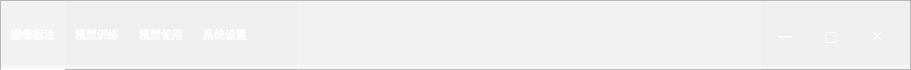
     <widget class="QFrame" name="banner">
      <property name="minimumSize">
       <size>
        <width>0</width>
        <height>70</height>
       </size>
      </property>
      <property name="maximumSize">
       <size>
        <width>16777215</width>
        <height>70</height>
       </size>
      </property>
      <property name="styleSheet">
       <string notr="true">QFrame#banner {
	background: qlineargradient(x1:0, y1:0, x2:1, y2:1, 
		stop:0 #667eea, stop:1 #764ba2);
}</string>
      </property>
      <property name="frameShape">
       <enum>QFrame::StyledPanel</enum>
      </property>
      <property name="frameShadow">
       <enum>QFrame::Raised</enum>
      </property>
      <layout class="QVBoxLayout" name="layout_banner" stretch="1,0">
       <property name="spacing">
        <number>0</number>
       </property>
       <property name="leftMargin">
        <number>0</number>
       </property>
       <property name="topMargin">
        <number>0</number>
       </property>
       <property name="rightMargin">
        <number>0</number>
       </property>
       <property name="bottomMargin">
        <number>0</number>
       </property>
       <item>
        <widget class="QFrame" name="frame_bannerTop">
         <property name="minimumSize">
          <size>
           <width>0</width>
           <height>70</height>
          </size>
         </property>
         <property name="maximumSize">
          <size>
           <width>16777215</width>
           <height>70</height>
          </size>
         </property>
         <property name="styleSheet">
          <string notr="true">background: transparent;</string>
         </property>
         <property name="frameShape">
          <enum>QFrame::NoFrame</enum>
         </property>
         <property name="frameShadow">
          <enum>QFrame::Raised</enum>
         </property>
         <layout class="QHBoxLayout" name="layout_bannerTop">
          <property name="spacing">
           <number>0</number>
          </property>
          <property name="leftMargin">
           <number>0</number>
          </property>
          <property name="topMargin">
           <number>0</number>
          </property>
          <property name="rightMargin">
           <number>0</number>
          </property>
          <property name="bottomMargin">
           <number>0</number>
          </property>
          <!-- 导航按钮组 -->
          <item>
           <widget class="QPushButton" name="btn_imageAnnotation">
            <property name="minimumSize">
             <size>
              <width>64</width>
              <height>70</height>
             </size>
            </property>
            <property name="maximumSize">
             <size>
              <width>64</width>
              <height>70</height>
             </size>
            </property>
            <property name="styleSheet">
             <string notr="true">QPushButton#btn_imageAnnotation {
	background: transparent;
	border: none;
	border-bottom: 3px solid transparent;
	color: white;
	font-size: 11px;
	font-weight: bold;
}
QPushButton#btn_imageAnnotation:hover {
	background-color: rgba(255, 255, 255, 0.1);
}
QPushButton#btn_imageAnnotation:checked {
	background-color: rgba(255, 255, 255, 0.2);
	border-bottom: 3px solid white;
}</string>
            </property>
            <property name="text">
             <string>图像标注</string>
            </property>
            <property name="icon">
             <iconset>
              <normaloff>labelme/resources/image.svg</normaloff>labelme/resources/image.svg</iconset>
            </property>
            <property name="iconSize">
             <size>
              <width>36</width>
              <height>36</height>
             </size>
            </property>
            <property name="checkable">
             <bool>true</bool>
            </property>
            <property name="checked">
             <bool>true</bool>
            </property>
           </widget>
          </item>
          <item>
           <widget class="QPushButton" name="btn_modelTraining">
            <property name="minimumSize">
             <size>
              <width>64</width>
              <height>70</height>
             </size>
            </property>
            <property name="maximumSize">
             <size>
              <width>64</width>
              <height>70</height>
             </size>
            </property>
            <property name="styleSheet">
             <string notr="true">QPushButton#btn_modelTraining {
	background: transparent;
	border: none;
	border-bottom: 3px solid transparent;
	color: white;
	font-size: 11px;
	font-weight: bold;
}
QPushButton#btn_modelTraining:hover {
	background-color: rgba(255, 255, 255, 0.1);
}
QPushButton#btn_modelTraining:checked {
	background-color: rgba(255, 255, 255, 0.2);
	border-bottom: 3px solid white;
}</string>
            </property>
            <property name="text">
             <string>模型训练</string>
            </property>
            <property name="icon">
             <iconset>
              <normaloff>labelme/resources/play.svg</normaloff>labelme/resources/play.svg</iconset>
            </property>
            <property name="iconSize">
             <size>
              <width>36</width>
              <height>36</height>
             </size>
            </property>
            <property name="checkable">
             <bool>true</bool>
            </property>
           </widget>
          </item>
          <item>
           <widget class="QPushButton" name="btn_modelUsage">
            <property name="minimumSize">
             <size>
              <width>64</width>
              <height>70</height>
             </size>
            </property>
            <property name="maximumSize">
             <size>
              <width>64</width>
              <height>70</height>
             </size>
            </property>
            <property name="styleSheet">
             <string notr="true">QPushButton#btn_modelUsage {
	background: transparent;
	border: none;
	border-bottom: 3px solid transparent;
	color: white;
	font-size: 11px;
	font-weight: bold;
}
QPushButton#btn_modelUsage:hover {
	background-color: rgba(255, 255, 255, 0.1);
}
QPushButton#btn_modelUsage:checked {
	background-color: rgba(255, 255, 255, 0.2);
	border-bottom: 3px solid white;
}</string>
            </property>
            <property name="text">
             <string>模型使用</string>
            </property>
            <property name="icon">
             <iconset>
              <normaloff>labelme/resources/download.svg</normaloff>labelme/resources/download.svg</iconset>
            </property>
            <property name="iconSize">
             <size>
              <width>36</width>
              <height>36</height>
             </size>
            </property>
            <property name="checkable">
             <bool>true</bool>
            </property>
           </widget>
          </item>
          <item>
           <widget class="QPushButton" name="btn_systemSettings">
            <property name="minimumSize">
             <size>
              <width>64</width>
              <height>70</height>
             </size>
            </property>
            <property name="maximumSize">
             <size>
              <width>64</width>
              <height>70</height>
             </size>
            </property>
            <property name="styleSheet">
             <string notr="true">QPushButton#btn_systemSettings {
	background: transparent;
	border: none;
	border-bottom: 3px solid transparent;
	color: white;
	font-size: 11px;
	font-weight: bold;
}
QPushButton#btn_systemSettings:hover {
	background-color: rgba(255, 255, 255, 0.1);
}
QPushButton#btn_systemSettings:checked {
	background-color: rgba(255, 255, 255, 0.2);
	border-bottom: 3px solid white;
}</string>
            </property>
            <property name="text">
             <string>系统设置</string>
            </property>
            <property name="icon">
             <iconset>
              <normaloff>labelme/resources/settings.svg</normaloff>labelme/resources/settings.svg</iconset>
            </property>
            <property name="iconSize">
             <size>
              <width>36</width>
              <height>36</height>
             </size>
            </property>
            <property name="checkable">
             <bool>true</bool>
            </property>
           </widget>
          </item>
          <!-- 弹性空间 -->
          <item>
           <spacer name="horizontalSpacer_banner">
            <property name="orientation">
             <enum>Qt::Horizontal</enum>
            </property>
            <property name="sizeHint" stdset="0">
             <size>
              <width>40</width>
              <height>20</height>
             </size>
            </property>
           </spacer>
          </item>
          <!-- Logo 区域 -->
          <item>
           <widget class="QLabel" name="label_logo">
            <property name="minimumSize">
             <size>
              <width>465</width>
              <height>70</height>
             </size>
            </property>
            <property name="maximumSize">
             <size>
              <width>465</width>
              <height>70</height>
             </size>
            </property>
            <property name="styleSheet">
             <string notr="true">background: rgba(255, 255, 255, 0.1);</string>
            </property>
            <property name="text">
             <string/>
            </property>
            <property name="pixmap">
             <pixmap>labelme/resources/logo.png</pixmap>
            </property>
            <property name="scaledContents">
             <bool>false</bool>
            </property>
            <property name="alignment">
             <set>Qt::AlignCenter</set>
            </property>
           </widget>
          </item>
          <!-- 窗口控制按钮 -->
          <item>
           <widget class="QWidget" name="widget_windowControls" native="true">
            <layout class="QHBoxLayout" name="layout_windowControls">
             <property name="spacing">
              <number>0</number>
             </property>
             <property name="leftMargin">
              <number>0</number>
             </property>
             <property name="topMargin">
              <number>0</number>
             </property>
             <property name="rightMargin">
              <number>10</number>
             </property>
             <property name="bottomMargin">
              <number>0</number>
             </property>
             <item>
              <widget class="QPushButton" name="btn_minimize">
               <property name="minimumSize">
                <size>
                 <width>46</width>
                 <height>70</height>
                </size>
               </property>
               <property name="maximumSize">
                <size>
                 <width>46</width>
                 <height>70</height>
                </size>
               </property>
               <property name="styleSheet">
                <string notr="true">QPushButton#btn_minimize {
	background: transparent;
	border: none;
	color: white;
	font-size: 20px;
}
QPushButton#btn_minimize:hover {
	background-color: rgba(255, 255, 255, 0.2);
}</string>
               </property>
               <property name="text">
                <string>─</string>
               </property>
              </widget>
             </item>
             <item>
              <widget class="QPushButton" name="btn_maximize">
               <property name="minimumSize">
                <size>
                 <width>46</width>
                 <height>70</height>
                </size>
               </property>
               <property name="maximumSize">
                <size>
                 <width>46</width>
                 <height>70</height>
                </size>
               </property>
               <property name="styleSheet">
                <string notr="true">QPushButton#btn_maximize {
	background: transparent;
	border: none;
	color: white;
	font-size: 18px;
}
QPushButton#btn_maximize:hover {
	background-color: rgba(255, 255, 255, 0.2);
}</string>
               </property>
               <property name="text">
                <string>□</string>
               </property>
              </widget>
             </item>
             <item>
              <widget class="QPushButton" name="btn_close">
               <property name="minimumSize">
                <size>
                 <width>46</width>
                 <height>70</height>
                </size>
               </property>
               <property name="maximumSize">
                <size>
                 <width>46</width>
                 <height>70</height>
                </size>
               </property>
               <property name="styleSheet">
                <string notr="true">QPushButton#btn_close {
	background: transparent;
	border: none;
	color: white;
	font-size: 20px;
}
QPushButton#btn_close:hover {
	background-color: #e81123;
}</string>
               </property>
               <property name="text">
                <string>×</string>
               </property>
              </widget>
             </item>
            </layout>
           </widget>
          </item>
         </layout>
        </widget>
       </item>
       <!-- Banner 底部指示条 -->
       <item>
        <widget class="QLabel" name="label_bannerIndicator">
         <property name="minimumSize">
          <size>
           <width>0</width>
           <height>4</height>
          </size>
         </property>
         <property name="maximumSize">
          <size>
           <width>16777215</width>
           <height>4</height>
          </size>
         </property>
         <property name="styleSheet">
          <string notr="true">background-color: rgba(255, 255, 255, 0.3);</string>
         </property>
         <property name="text">
          <string/>
         </property>
        </widget>
       </item>
      </layout>
     </widget>
